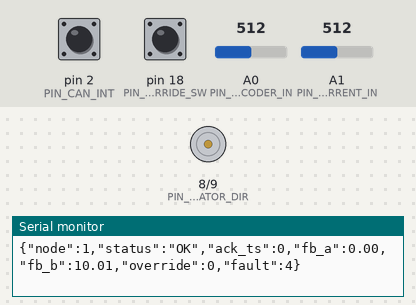
Bench run of a sketch on a simulated Arduino Mega 2560, built with avr-gcc and run on an emulated ATmega2560. Parts: direction and speed pins drawn as motors (green arrow = direction pin HIGH = forward, orange = LOW = backward, longer = more drive), the last lines printed to the serial monitor. The test bench sets the inputs (shaded band); at power-on: A0 (PIN_ENCODER_IN) = 512, pin 18 (PIN_OVERRIDE_SW) HIGH, pin 2 (PIN_CAN_INT) HIGH, A1 (PIN_CURRENT_IN) = 512.

Above: at 1.2 s.
1.3 s: A0 (PIN_ENCODER_IN) set to 716
At 1.8 s:
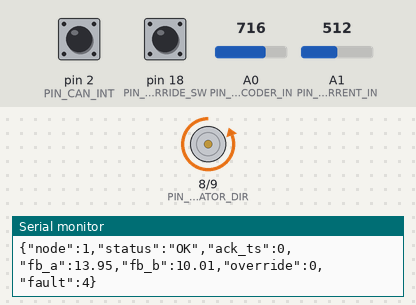
2.8 s: A0 (PIN_ENCODER_IN) set to 671
4.3 s: A0 (PIN_ENCODER_IN) set to 647
At 5.3 s:
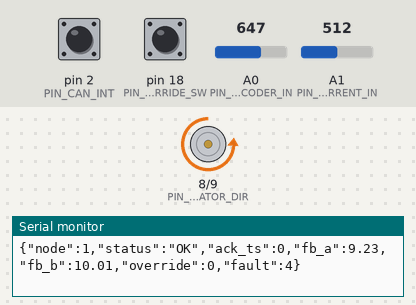
5.8 s: A0 (PIN_ENCODER_IN) set to 511
At 6.5 s:
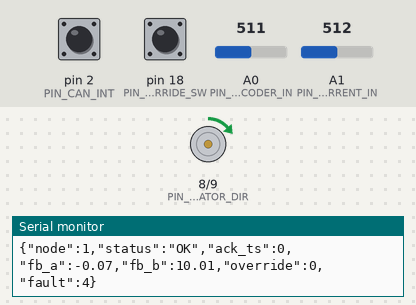
7.3 s: pin 18 (PIN_OVERRIDE_SW) pulled LOW for 0.15 s
At 8.3 s:
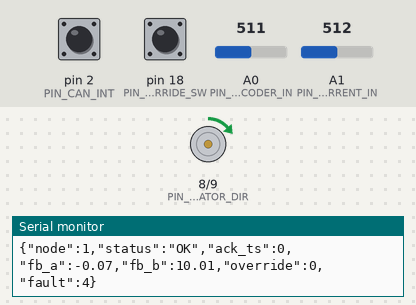
Timing chart, 0 to 10.3 s (numbered marks = the images above; inputs shaded):
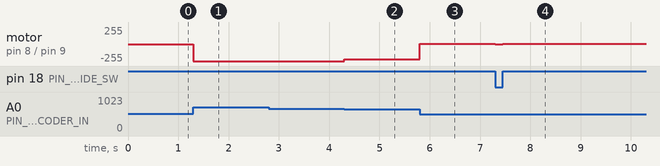

Measured:
- after the input at 1.3 s, motor on pin 8 (PIN_ACTUATOR_DIR) / pin 9 (PIN_ACTUATOR_PWM): stopped → backward 255/255 at once
- after the input at 4.3 s, motor on pin 8 (PIN_ACTUATOR_DIR) / pin 9 (PIN_ACTUATOR_PWM): backward 255/255 → backward 230/255 at once
- after the input at 5.8 s, motor on pin 8 (PIN_ACTUATOR_DIR) / pin 9 (PIN_ACTUATOR_PWM): backward 230/255 → forward 1/255 at once
- after the input at 7.3 s, motor on pin 8 (PIN_ACTUATOR_DIR) / pin 9 (PIN_ACTUATOR_PWM): forward 1/255 → stopped at once, → forward 1/255 0.15 s later

The sketch:

node_1.ino
```cpp
/*
  ==============================================================================
  APEX-LKA: Arduino Mega 2560 Firmware - Node 1 (Steering & Actuation)
  Platform: SAE India BAJA 2027 Autonomous Category
  ------------------------------------------------------------------------------
  Hardware Connections:
    - Microcontroller: Arduino Mega 2560 (ATmega2560 @ 16 MHz)
    - CAN Controller: MCP2515 SPI Module (CS: Pin 53, INT: Pin 2, MOSI: 51, MISO: 50, SCK: 52)
    - Manual Override Sensor: Pin 18 (Hardware Interrupt 5)
    - Steering Actuator PWM: Pin 9 / Direction: Pin 8
    - Steering Angle Feedback Encoder: Analog Pin A0 or Optical SPI
    - Motor Current Sense: Analog Pin A1
  ==============================================================================
*/

#include <SPI.h>
#include <mcp_can.h>

// --- Pin Assignments ---
const int PIN_CAN_CS       = 53;  // Mega Hardware SS
const int PIN_CAN_INT      = 2;   // External Interrupt 0
const int PIN_OVERRIDE_SW  = 18;  // Driver physical takeover limit switch
const int PIN_ACTUATOR_PWM = 9;   // Motor Driver PWM output
const int PIN_ACTUATOR_DIR = 8;   // Motor Driver Direction
const int PIN_ENCODER_IN   = A0;  // Steering position feedback potentiometer/encoder
const int PIN_CURRENT_IN   = A1;  // Motor driver current shunt amplifier

// --- Communication & Rate Constants ---
const long CAN_BAUDRATE             = CAN_500KBPS;
const byte CAN_CRYSTAL_FREQ         = MCP_16MHZ; // Standard 16MHz crystal on MCP2515
const unsigned long SERIAL_BAUDRATE = 115200;

const unsigned long WATCHDOG_TIMEOUT_MS = 500;  // Return to safe neutral if no cmd in 500ms
const unsigned long TELEMETRY_RATE_MS   = 33;   // ~30 Hz feedback loop

const float MAX_STEER_RATE_DEG_PER_SEC = 60.0;  // Slew-rate limiter: prevents current spikes
const float MAX_STEER_ANGLE_DEG        = 30.0;

// --- Phase 4 Section 5: Actuation Profile Unit Flag & Rate Limiter ---
#ifndef APEX_CMD_UNIT_COUNTS
#define APEX_CMD_UNIT_COUNTS 1   // 1 = CAN 0x100 carries actuator counts; 0 = deg * 100
#endif
const float COUNTS_PER_DEG             = 12.5;
const int MAX_RATE_COUNTS_PER_TICK     = 25;

// --- CAN Identifiers ---
const unsigned long CAN_ID_HEARTBEAT   = 0x050;
const unsigned long CAN_ID_CMD_NODE1   = 0x100;
const unsigned long CAN_ID_FEEDBACK_N1 = 0x300;

// --- State Enums ---
enum VehicleMode {
  MODE_MANUAL = 0,
  MODE_AUTO = 1,
  MODE_EMERGENCY_STOP = 2
};

// --- Fault Bitfield ---
const byte FAULT_NONE             = 0x00;
const byte FAULT_SENSOR_ERR       = 0x01;
const byte FAULT_OVERCURRENT      = 0x02;
const byte FAULT_WATCHDOG_TIMEOUT = 0x04;
const byte FAULT_CAN_BUS_OFF      = 0x08;

// --- Global Variables ---
MCP_CAN CAN0(PIN_CAN_CS);

volatile bool g_manual_override = false;
unsigned long g_last_valid_cmd_ms = 0;
unsigned long g_last_telemetry_ms = 0;

float g_target_steering_deg  = 0.0;
float g_current_steering_deg = 0.0;
float g_measured_steering_deg = 0.0;
float g_measured_current_amps = 0.0;

VehicleMode g_active_mode = MODE_AUTO;
byte g_fault_flags        = FAULT_NONE;
unsigned long g_last_seq_ts = 0;

// --- Forward Declarations ---
void processSerialInput();
void processCANInput();
void updateActuation(float dt);
void sendTelemetry();
void isrManualOverride();

// ==============================================================================
// Setup
// ==============================================================================
void setup() {
  Serial.begin(SERIAL_BAUDRATE);
  while (!Serial && millis() < 2000); // Wait up to 2s for USB Serial on boot

  pinMode(PIN_ACTUATOR_PWM, OUTPUT);
  pinMode(PIN_ACTUATOR_DIR, OUTPUT);
  analogWrite(PIN_ACTUATOR_PWM, 0);
  digitalWrite(PIN_ACTUATOR_DIR, LOW);

  pinMode(PIN_OVERRIDE_SW, INPUT_PULLUP);
  attachInterrupt(digitalPinToInterrupt(PIN_OVERRIDE_SW), isrManualOverride, CHANGE);

  // Initialize MCP2515 CAN Controller
  if (CAN0.begin(MCP_ANY, CAN_BAUDRATE, CAN_CRYSTAL_FREQ) == CAN_OK) {
    CAN0.setMode(MCP_NORMAL);
    pinMode(PIN_CAN_INT, INPUT);
    Serial.println(F("{\"node\":1,\"status\":\"CAN_OK\",\"baud\":500000}"));
  } else {
    g_fault_flags |= FAULT_CAN_BUS_OFF;
    Serial.println(F("{\"node\":1,\"status\":\"CAN_FAIL\",\"msg\":\"Check MCP2515 wiring\"}"));
  }

  g_last_valid_cmd_ms = millis();
}

// ==============================================================================
// Main Loop
// ==============================================================================
void loop() {
  unsigned long now = millis();
  static unsigned long last_loop_time = 0;
  float dt = (now - last_loop_time) / 1000.0;
  if (dt <= 0.0 || dt > 0.1) dt = 0.01;
  last_loop_time = now;

  // 1. Process Incoming Communication
  processCANInput();
  processSerialInput();

  // 2. Read Sensors (Position & Current)
  int raw_enc = analogRead(PIN_ENCODER_IN);
  // Map 0-1023 analog range to -35.0 deg to +35.0 deg
  g_measured_steering_deg = ((raw_enc - 512) / 512.0) * 35.0;

  int raw_curr = analogRead(PIN_CURRENT_IN);
  g_measured_current_amps = (raw_curr / 1023.0) * 20.0; // 0-20A range

  if (g_measured_current_amps > 15.0) {
    g_fault_flags |= FAULT_OVERCURRENT;
  } else {
    g_fault_flags &= ~FAULT_OVERCURRENT;
  }

  // 3. Safety Watchdog Check
  if (now - g_last_valid_cmd_ms > WATCHDOG_TIMEOUT_MS) {
    g_fault_flags |= FAULT_WATCHDOG_TIMEOUT;
    g_target_steering_deg = 0.0; // Fail-safe to neutral center
  } else {
    g_fault_flags &= ~FAULT_WATCHDOG_TIMEOUT;
  }

  // 4. Update Actuator Output with Slew-Rate Limiting
  updateActuation(dt);

  // 5. Periodic Telemetry Transmission (30 Hz)
  if (now - g_last_telemetry_ms >= TELEMETRY_RATE_MS) {
    g_last_telemetry_ms = now;
    sendTelemetry();
  }
}

// ==============================================================================
// Actuator Control with Ramp Interpolation
// ==============================================================================
void updateActuation(float dt) {
  if (g_manual_override || g_active_mode == MODE_MANUAL) {
    // Cut motor power to permit human driver steering
    analogWrite(PIN_ACTUATOR_PWM, 0);
    return;
  }

  // Rate-limit target angle to prevent mechanical shock & current spikes
  float max_step = MAX_STEER_RATE_DEG_PER_SEC * dt;
  float error = g_target_steering_deg - g_current_steering_deg;

  if (error > max_step) {
    g_current_steering_deg += max_step;
  } else if (error < -max_step) {
    g_current_steering_deg -= max_step;
  } else {
    g_current_steering_deg = g_target_steering_deg;
  }

  // Simple closed-loop proportional driving to position
  float pos_err = g_current_steering_deg - g_measured_steering_deg;
  int pwm_val = constrain((int)(abs(pos_err) * 25.0), 0, 255);

  digitalWrite(PIN_ACTUATOR_DIR, pos_err > 0 ? HIGH : LOW);
  analogWrite(PIN_ACTUATOR_PWM, pwm_val);
}

// ==============================================================================
// Communication Handlers
// ==============================================================================
void processCANInput() {
  if (digitalRead(PIN_CAN_INT) == LOW) { // Frame received in MCP2515 buffer
    long unsigned int rx_id;
    unsigned char len = 0;
    unsigned char rx_buf[8];

    CAN0.readMsgBuf(&rx_id, &len, rx_buf);

    if (rx_id == CAN_ID_CMD_NODE1 && len >= 8) {
      // Unpack: <hhBBH
      int16_t steer_scaled = (int16_t)(rx_buf[0] | (rx_buf[1] << 8));
      int16_t trim_scaled  = (int16_t)(rx_buf[2] | (rx_buf[3] << 8));
      uint8_t conf         = rx_buf[4];
      uint8_t mode         = rx_buf[5];
      uint16_t ts          = (uint16_t)(rx_buf[6] | (rx_buf[7] << 8));

#if APEX_CMD_UNIT_COUNTS
      // Command carried in physical actuator counts
      float target_deg = (float)steer_scaled / COUNTS_PER_DEG;
#else
      // Command carried in hundredths of a degree (deg * 100)
      float target_deg = (float)steer_scaled / 100.0;
#endif
      g_target_steering_deg = constrain(target_deg, -MAX_STEER_ANGLE_DEG, MAX_STEER_ANGLE_DEG);
      g_active_mode = (VehicleMode)mode;
      g_last_seq_ts = ts;
      g_last_valid_cmd_ms = millis();
    }
    else if (rx_id == CAN_ID_HEARTBEAT && len >= 4) {
      if (rx_buf[0] == 0xAA) {
        g_last_valid_cmd_ms = millis();
      }
    }
  }
}

void processSerialInput() {
  if (!Serial.available()) return;

  String line = Serial.readStringUntil('\n');
  line.trim();
  if (line.length() < 10 || line.charAt(0) != '{') return;

  // Simple JSON parsing: look for "cmd_a" and "node"
  if (line.indexOf("\"node\":1") != -1 || line.indexOf("\"node\": 1") != -1) {
    int idx = line.indexOf("\"cmd_a\":");
    if (idx != -1) {
      float steer = line.substring(idx + 8).toFloat();
      g_target_steering_deg = constrain(steer, -MAX_STEER_ANGLE_DEG, MAX_STEER_ANGLE_DEG);
      g_last_valid_cmd_ms = millis();
    }
  }
}

void sendTelemetry() {
  unsigned long now = millis();

  // 1. Send CAN Frame (ID 0x300)
  int16_t steer_s = (int16_t)(g_measured_steering_deg * 100);
  int16_t curr_s  = (int16_t)(g_measured_current_amps * 100);
  uint8_t ovr     = g_manual_override ? 1 : 0;
  uint8_t flt     = g_fault_flags;
  uint16_t uptime = (uint16_t)(now % 65536);

  byte tx_buf[8];
  tx_buf[0] = (byte)(steer_s & 0xFF);
  tx_buf[1] = (byte)((steer_s >> 8) & 0xFF);
  tx_buf[2] = (byte)(curr_s & 0xFF);
  tx_buf[3] = (byte)((curr_s >> 8) & 0xFF);
  tx_buf[4] = ovr;
  tx_buf[5] = flt;
  tx_buf[6] = (byte)(uptime & 0xFF);
  tx_buf[7] = (byte)((uptime >> 8) & 0xFF);

  CAN0.sendMsgBuf(CAN_ID_FEEDBACK_N1, 0, 8, tx_buf);

  // 2. Send Serial JSON Acknowledgment
  Serial.print(F("{\"node\":1,\"status\":\"OK\",\"ack_ts\":"));
  Serial.print(g_last_seq_ts);
  Serial.print(F(",\"fb_a\":"));
  Serial.print(g_measured_steering_deg, 2);
  Serial.print(F(",\"fb_b\":"));
  Serial.print(g_measured_current_amps, 2);
  Serial.print(F(",\"override\":"));
  Serial.print(ovr);
  Serial.print(F(",\"fault\":"));
  Serial.print(flt);
  Serial.println(F("}"));
}

void isrManualOverride() {
  g_manual_override = (digitalRead(PIN_OVERRIDE_SW) == LOW);
}
```
